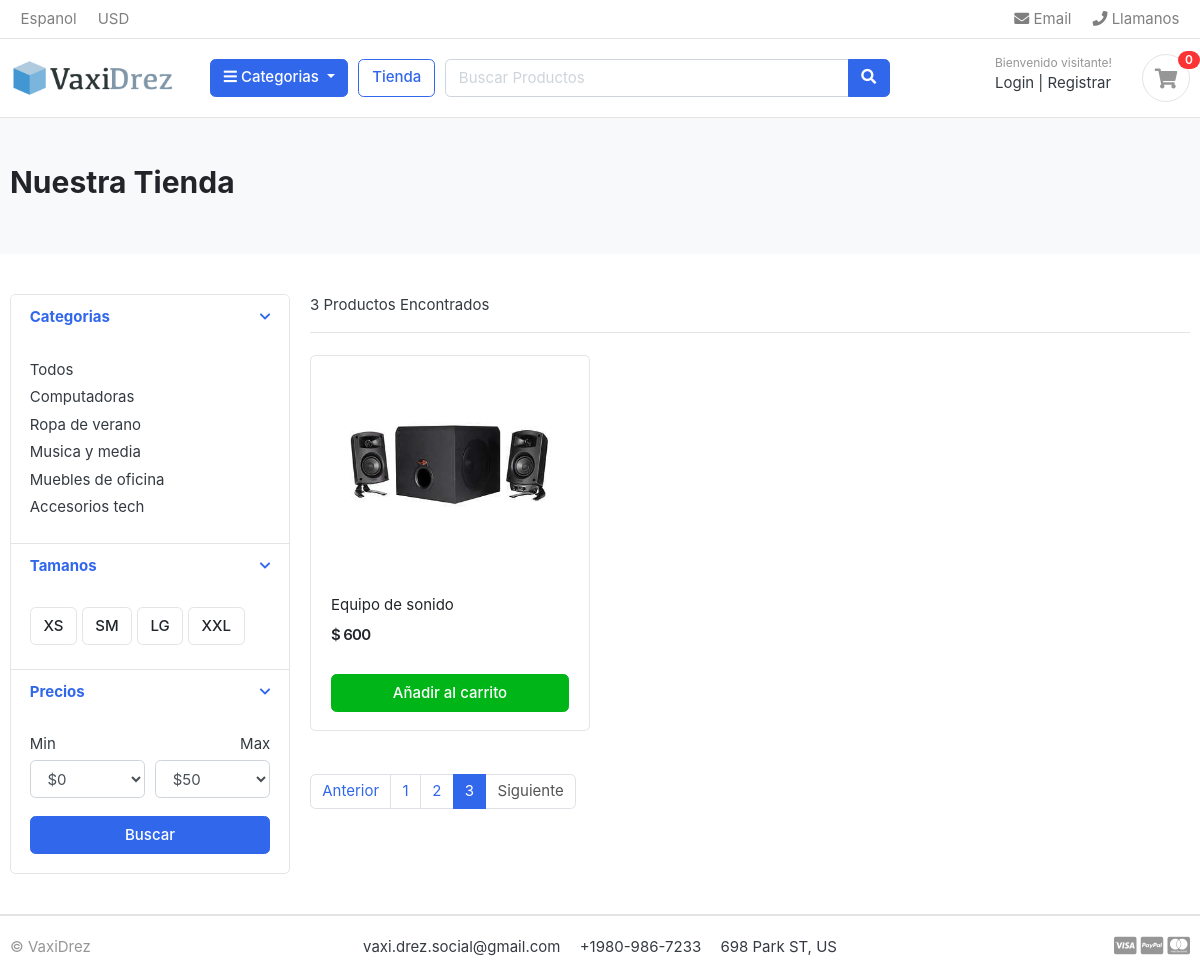
Before: /store/?page=4 with the older database file.
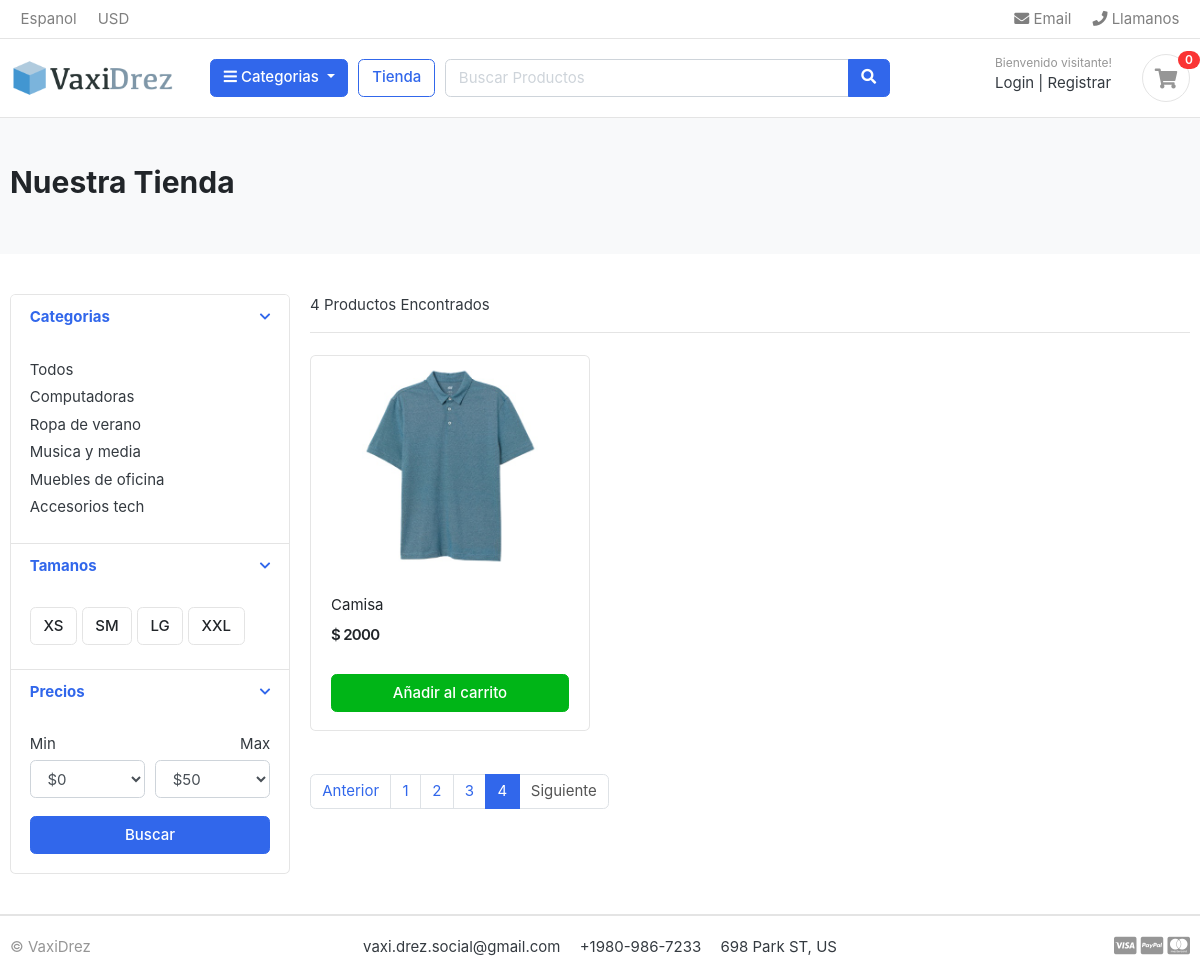
After: the same page with the newer database file.
### category/models.py (models this page shows, shortened)
class Category(models.Model):
    category_name = models.CharField(max_length=20 , unique=True)
    description = models.CharField(max_length=255 , blank=True)
    slug = models.CharField(max_length=100 , unique=True)
    cat_image = models.ImageField(upload_to = 'photos/categories' , blank = True)
    class Meta:
        verbose_name = 'category'
        verbose_name_plural = 'categories'
    def get_url(self):
        return reverse('products_by_category' , args=[self.slug])

### store/models.py (models this page shows, shortened)
class Product(models.Model):
    product_name = models.CharField(max_length=200 , unique=True)
    slug = models.CharField(max_length=200 , unique=True)
    description = models.TextField(max_length=500 , blank= True)
    price = models.IntegerField()
    images = models.ImageField(upload_to = 'photos/products')
    stock = models.IntegerField()
    is_available = models.BooleanField(default=True)
    category = models.ForeignKey(Category , on_delete=models.CASCADE)
    created_date = models.DateTimeField(auto_now_add=True)
    modified_date = models.DateTimeField(auto_now=True)
    def get_url(self):
        return reverse('product_detail' , args= [self.category.slug , self.slug])

### store/views.py (the view)
# urls.py: path('store/', include('store.urls')),
def store(request , category_slug = None):
    categories = None
    products = None
    if category_slug != None:
        categories = get_object_or_404(Category , slug =  category_slug)
        products = models.Product.objects.filter(category = categories , is_available = True).order_by('id')
        paginator = Paginator(products , 1 )
        page = request.GET.get('page')
        paged_products = paginator.get_page(page)
        product_count = products.count()
    else:
        products = models.Product.objects.all().filter(is_available = True).order_by('id')
        paginator = Paginator(products , 1 )
        page = request.GET.get('page')
        paged_products = paginator.get_page(page)
        product_count = products.count()
    context = {
        'products' : paged_products,
        'product_count' : product_count
    }
    return render(request , 'store/store.html' , context)

### carts/context_processors.py (called while the page is built)
def counter(request):
    cart_count = 0
    try:
        cart = Cart.objects.filter(cart_id = _cart_id(request))
        cart_items = CartItem.objects.all().filter(cart = cart[:1])
        for cart_item in cart_items:
            cart_count += cart_item.quantity
    except Cart.DoesNotExist:
        cart_count = 0
    return dict(cart_count = cart_count)

### carts/views.py (called while the page is built)
def _cart_id(request):
    cart = request.session.session_key
    if not cart:
        cart = request.session.create()
    return cart

### category/context_processors.py (called while the page is built)
def menu_links(request):
    links = models.Category.objects.all()
    return dict(links = links)

### templates/store/store.html (shortened to what the changed rows need)
{% extends 'base.html' %}
{% load static %}
{% block content %}
<section class="section-pagetop bg">
    <div class="container">
        <h2 class="title-page">Nuestra Tienda</h2>
    </div>
</section>
<section class="section-content padding-y">
    <div class="container">
        <div class="row">
            <aside class="col-md-3">
                <div class="card">
                    <article class="filter-group">
                        <div class="filter-content collapse show" id="collapse_1" style="">
                            <div class="card-body">
                                <ul class="list-menu">
                                    {% for category in links %}
                                    <li><a href="{{ category.get_url }}">{{ category.category_name }} </a></li>
                                    {% endfor %}
                                </ul>
                            </div>
                        </div>
                    </article>
                </div>
            </aside>
            <main class="col-md-9">
                <header class="border-bottom mb-4 pb-3">
                    <div class="form-inline">
                        <span class="mr-md-auto">{{ product_count }} Productos Encontrados </span>
                    </div>
                </header>
                <div class="row">
                    {% if products %}
                    {% for p in products %}
                    <div class="col-md-4">
                        <figure class="card card-product-grid">
                            <div class="img-wrap">
                                <a href="{{ p.get_url }}"><img src="{{ p.images.url }}"></a>
                            </div>
                            <figcaption class="info-wrap">
                                <div class="fix-height">
                                    <a href="{{ p.get_url }}" class="title">{{ p.product_name }}</a>
                                    <div class="price-wrap mt-2">
                                        <span class="price">$ {{ p.price }}</span>
                                    </div>
                                </div>
                                <a href="{% url 'add_cart' p.id %}" class="btn btn-block btn-success">Añadir al carrito </a>
                            </figcaption>
                        </figure>
                    </div>
                    {% endfor %}
                    {% else %}
                    <div>
                        <h2>No se encontraron resultados</h2>
                    </div>
                    {% endif %}
                </div>
                <nav class="mt-4" aria-label="Page navigation sample">
                    {% if products.has_other_pages %}
                    <ul class="pagination">
                        {% for i in products.paginator.page_range %}
                            {% if products.number == i %}
                                <li class="page-item active"><a class="page-link" href="#">{{ i }}</a></li>
                            {% else %}
                            <li class="page-item"><a class="page-link" href="?page={{ i }}">{{ i }}</a></li>
                            {% endif %}
                        {% endfor %}
                    </ul>
                    {% endif %}
                </nav>
            </main>
        </div>
    </div>
</section>
{% endblock %}

Changed rows visible on the page:
no longer on this page (row unchanged): Product: images (picture), product_name "Equipo de sonido", price "600"
added Product: images (picture), product_name "Camisa", price "2000"
Other visible differences:
{{ product_count }}: "3" → "4"
list line gone: "3"
new list line: "3"
new list line: "4"
